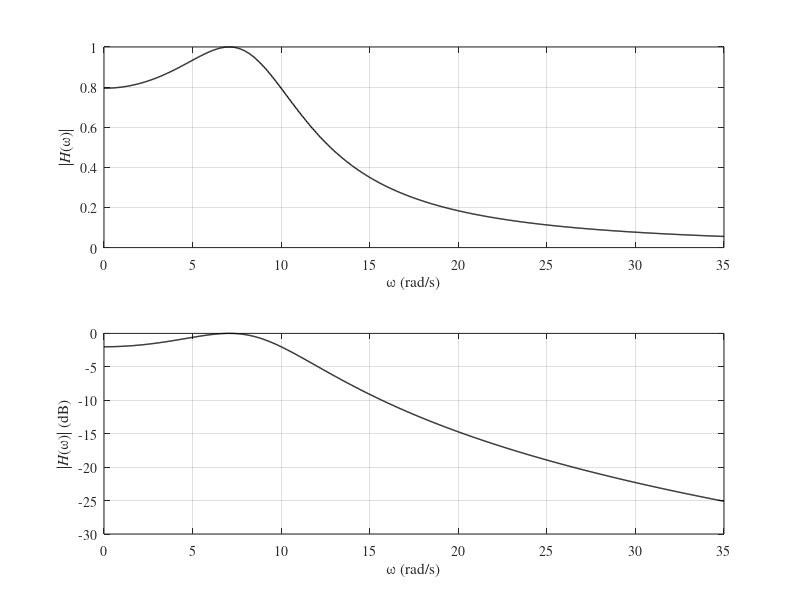

This figure's MATLAB source:
% Projete um filtro passa-baixas Chebyshev que permita a passagem de sinais 
% com até 10 rad/s com atenuação máxima de 2 dB e rejeite sinais acima de 
% 30 rad/s com atenuação mínima de 20 dB.

clc
clear
close all

%%Parâmetros do Passa-Baixas
wp = 10;
ws = 30;
ap = 2;
as = 20;

% Passo 1 - Determina a ordem do Filtro de Chebyshev
K = ceil(acosh(sqrt((10^(as/10)-1)/(10^(ap/10)-1)))/acosh(ws/wp));

% Passo 2 - Determina os Polos da Funcao de Transferencia
epsilon = sqrt(10^(ap/10)-1);
ii = 1:K;
pk = -wp*sinh(asinh(1/epsilon)/K)*sin(pi*(2*ii-1)/(2*K))+...
     1j*wp*cosh(asinh(1/epsilon)/K)*cos(pi*(2*ii-1)/(2*K));
 
% Passo 3 - Determina a Função de Transferência
H0 = (mod(K,2)==1)+(mod(K,2)==0)/sqrt(1+epsilon^2);
B = H0*prod(-pk);
A = poly(pk);

%%Passo 4 - Plotar a resposta em magnitude
omega = linspace(0,35,1000);
H = polyval(B,1j*omega)./polyval(A,1j*omega);
subplot(2,1,1)
plot(omega,abs(H),'k','Linewidth',1.0)
grid on
xlabel('\omega (rad/s)')
ylabel('|{\itH}(\omega)|')
set(gca,'FontName','Times')
set(gca,'FontSize',10)
subplot(2,1,2)
plot(omega,20*log10(abs(H)),'k','Linewidth',1.0)
grid on
xlabel('\omega (rad/s)')
ylabel('|{\itH}(\omega)| (dB)')
set(gca,'FontName','Times')
set(gca,'FontSize',10)
